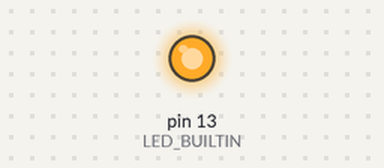
The sketch below on a simulated Arduino Uno, built with avr-gcc and run on an emulated ATmega328P. Shown: output pins drawn as LEDs (lit = HIGH). What the sketch prints to the serial monitor is not drawn.

Above: at 0.1 s.
Timing chart, 0 to 1.6 s (numbered marks = the images above):
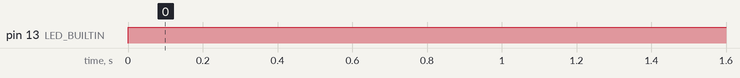

The sketch:

debug.ino
```cpp
void setup() {
  // initialize digital pin LED_BUILTIN as an output.
  pinMode(LED_BUILTIN, OUTPUT);

  Serial.begin(9600);
}

// the loop function runs over and over again forever
void loop() {
  digitalWrite(LED_BUILTIN, HIGH);   // turn the LED on (HIGH is the voltage level)
  Serial.println("wsh");
  delay(100);

}
```

Measured:
- by itself, pin 13 (LED_BUILTIN): LOW → HIGH at 0.00 s
